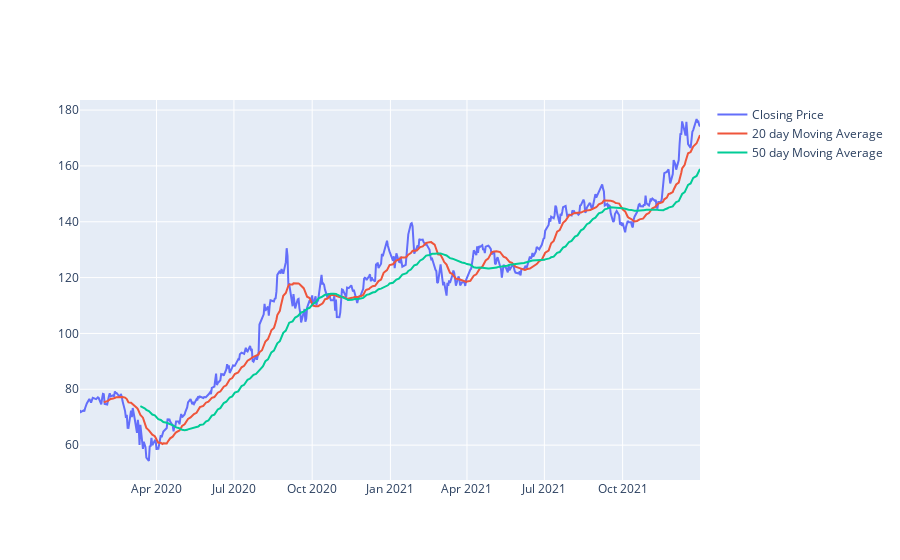

Write notebook code for a chart like this one.
### Markdown cell above
**Create a chart in `plotly` that shows both the 20-day and 50-day rolling average, plus the closing price, on the same graph**

Creating plots in `Plotly` takes a little more effort than in `matplotlib`. You'll be creating the same chart as you did in the prior exercise, but now using `plotly`. 

Can you add these 3 variables to the same line chart: (1) closing price, (2) 20-day moving average, and (3) 50-day moving average? 

Recall that in `plotly` each variable is added using a `trace`.

### Code cell
fig = go.Figure()

# add closing price
fig.add_trace(
    go.Scatter(x=data.index, y=data['Close'], mode='lines', name='Closing Price')
) # replace ...

# adding 20-day moving avg
fig.add_trace(
    go.Scatter(x=data.index, y=data['MA_20'], mode='lines', name='20 day Moving Average')
) # replace ...

# add 50-day moving avg 
fig.add_trace(
    go.Scatter(x=data.index, y=data['MA_50'], mode='lines', name='50 day Moving Average')    
) # replace ...

### Figure 1 — Plotly figure (JSON) as saved in the notebook; plotly's stock layout.template omitted (floating-point values rounded to 4 significant figures; data arrays with more than 128 entries replaced by an {"elided": "..."} marker saying what was removed)
{"data": [{"mode": "lines", "name": "Closing Price", "type": "scatter", "x": {"elided": "505 str values"}, "y": {"elided": "505 float values"}}, {"mode": "lines", "name": "20 day Moving Average", "type": "scatter", "x": {"elided": "505 str values"}, "y": {"elided": "505 float values"}}, {"mode": "lines", "name": "50 day Moving Average", "type": "scatter", "x": {"elided": "505 str values"}, "y": {"elided": "505 float values"}}], "layout": {"autosize": true, "xaxis": {"autorange": true, "range": ["2020-01-02", "2021-12-31"], "type": "date"}, "yaxis": {"autorange": true, "range": [47.51, 183.6], "type": "linear"}}}
